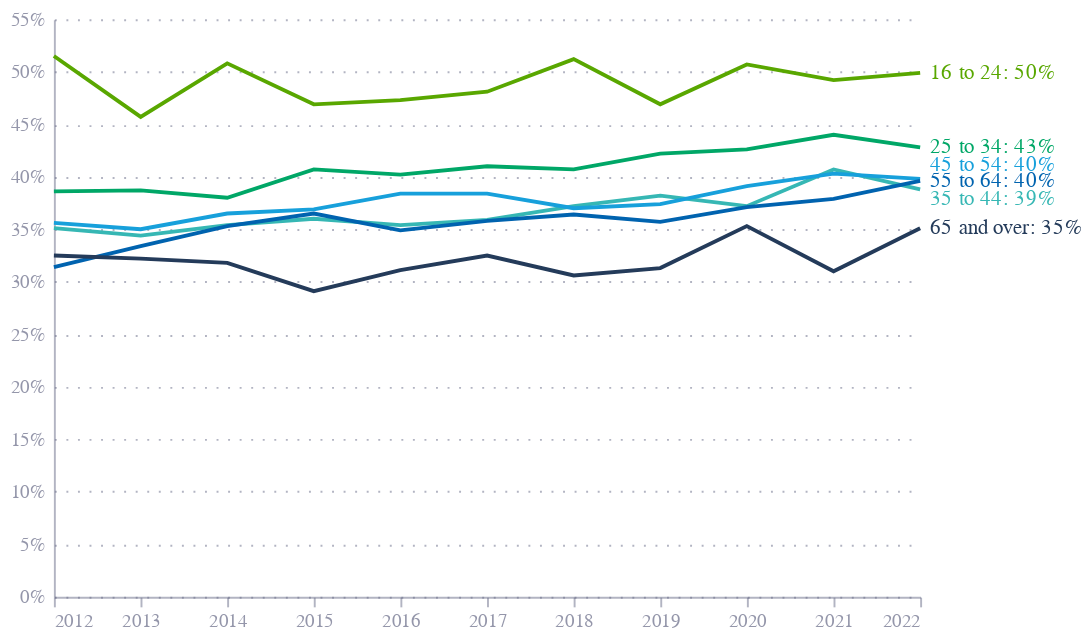

Write notebook code for a chart like this one.
### Markdown cell above
# Fig 2

### Code cell
df = pd.read_excel("e61.xlsx", sheet_name="Figure 2", skiprows=3)
df.columns = ['series'] + [str(x) for x in df.columns[1:]]
df = df.melt(id_vars=["series"], var_name="date", value_name="value")
df = df.dropna(subset=["series", "value"])
df['value'] = df['value']/100


def label(row):
    if row['date'] == "2022":
        return f"{row['series']}: {row['value']:.0%}"
    else:
        return ""


df['label'] = df.apply(label, axis=1)

base = alt.Chart(df).encode(
    x=alt.X("date:T", title=""),
    y=alt.Y("value:Q",
            axis=alt.Axis(format=".0%",
                          title=""),
            scale=alt.Scale(domain=[0, 0.55])
            ),
    color=alt.Color("series:N",
                    legend=None,
                    scale=alt.Scale(
                        domain=['16 to 24', '25 to 34', '35 to 44',
                                '45 to 54', '55 to 64', '65 and over'],
                        range=[
                            "#59a700",
                            "#00A767",
                            "#36B7B4",
                            "hsl(198, 81.00%, 47.50%)",
                            "#0063AF",
                            "#243B5A",
                        ],
                    )

                    ),
)

lines = base.mark_line(point=False)

end_labels = base.mark_text(align='left',
                            dy=alt.expr(
                                "datum.series == '45 to 54' ? -7 : datum.series == '35 to 44' ? 5 : 0"),
                            dx=5).encode(
    text='label',
)

chart = (lines + end_labels).properties(
    width=450,
    height=300
)

chart.save("e61_fig2.json")
chart.save("e61_fig2.png", scale_factor=2.0)

chart

### Figure 1 — Vega-Lite specification as saved in the notebook (floating-point values rounded to 4 significant figures)
{"config": {"font": "Circular Std", "mark": {"line": {"interpolate": "monotone"}}, "view": {"stroke": "transparent", "width": 400, "height": 300}, "range": {"category": ["#36B7B4", "#E6224B", "#F4C245", "#0063AF", "#00A767", "#179FDB", "#EB5C2E"], "diverging": ["#E6224B", "#E54753", "#C9C9C9", "#179FDB", "#122B39"], "heatmap": ["#C9C9C9", "#179FDB", "#0063AF", "#122B39"], "ordinal": ["#00A767", "#36B7B4", "#179FDB", "#0063AF", "#243B5A"]}, "axisX": {"domainColor": "#676A86", "domainOpacity": 0.5, "grid": false, "labelAngle": 0, "labelColor": "#676A86", "labelOpacity": 0.7, "orient": "bottom", "tickColor": "#676A86", "tickCount": 10, "tickOpacity": 0.5, "title": false, "titleAlign": "center", "titleAnchor": "middle", "titleColor": "#676A86", "titleFontSize": 12, "titleOpacity": 0.8, "titleY": -15}, "axisY": {"domainColor": "#676A86", "domainOpacity": 0.5, "gridColor": "#676A86", "gridDash": [1, 5], "gridOpacity": 0.5, "labelColor": "#676A86", "labelOpacity": 0.7, "labelPadding": 5, "tickColor": "#676A86", "tickCount": 8, "tickOpacity": 0.5, "ticks": false, "titleAlign": "left", "titleAngle": 0, "titleBaseline": "bottom", "titleColor": "#676A86", "titleFontSize": 12, "titleOpacity": 0.8, "titleX": 0, "titleY": -7}}, "layer": [{"mark": {"type": "line", "point": false}, "encoding": {"color": {"field": "series", "legend": null, "scale": {"domain": ["16 to 24", "25 to 34", "35 to 44", "45 to 54", "55 to 64", "65 and over"], "range": ["#59a700", "#00A767", "#36B7B4", "hsl(198, 81.00%, 47.50%)", "#0063AF", "#243B5A"]}, "type": "nominal"}, "x": {"field": "date", "title": "", "type": "temporal"}, "y": {"axis": {"format": ".0%", "title": ""}, "field": "value", "scale": {"domain": [0, 0.55]}, "type": "quantitative"}}}, {"mark": {"type": "text", "align": "left", "dx": 5, "dy": {"expr": "datum.series == '45 to 54' ? -7 : datum.series == '35 to 44' ? 5 : 0"}}, "encoding": {"color": {"field": "series", "legend": null, "scale": {"domain": ["16 to 24", "25 to 34", "35 to 44", "45 to 54", "55 to 64", "65 and over"], "range": ["#59a700", "#00A767", "#36B7B4", "hsl(198, 81.00%, 47.50%)", "#0063AF", "#243B5A"]}, "type": "nominal"}, "text": {"field": "label", "type": "nominal"}, "x": {"field": "date", "title": "", "type": "temporal"}, "y": {"axis": {"format": ".0%", "title": ""}, "field": "value", "scale": {"domain": [0, 0.55]}, "type": "quantitative"}}}], "data": {"name": "data-8924805412e1010ea2b4230d00aafa90"}, "height": 300, "width": 450, "$schema": "https://vega.github.io/schema/vega-lite/v5.8.0.json", "datasets": {"data-8924805412e1010ea2b4230d00aafa90": [{"series": "16 to 24", "date": "2012", "value": 0.515, "label": ""}, {"series": "25 to 34", "date": "2012", "value": 0.386, "label": ""}, {"series": "35 to 44", "date": "2012", "value": 0.351, "label": ""}, {"series": "45 to 54", "date": "2012", "value": 0.356, "label": ""}, {"series": "55 to 64", "date": "2012", "value": 0.314, "label": ""}, {"series": "65 and over", "date": "2012", "value": 0.325, "label": ""}, {"series": "16 to 24", "date": "2013", "value": 0.457, "label": ""}, {"series": "25 to 34", "date": "2013", "value": 0.387, "label": ""}, {"series": "35 to 44", "date": "2013", "value": 0.344, "label": ""}, {"series": "45 to 54", "date": "2013", "value": 0.35, "label": ""}, {"series": "55 to 64", "date": "2013", "value": 0.334, "label": ""}, {"series": "65 and over", "date": "2013", "value": 0.322, "label": ""}, {"series": "16 to 24", "date": "2014", "value": 0.508, "label": ""}, {"series": "25 to 34", "date": "2014", "value": 0.38, "label": ""}, {"series": "35 to 44", "date": "2014", "value": 0.354, "label": ""}, {"series": "45 to 54", "date": "2014", "value": 0.365, "label": ""}, {"series": "55 to 64", "date": "2014", "value": 0.353, "label": ""}, {"series": "65 and over", "date": "2014", "value": 0.318, "label": ""}, {"series": "16 to 24", "date": "2015", "value": 0.469, "label": ""}, {"series": "25 to 34", "date": "2015", "value": 0.407, "label": ""}, {"series": "35 to 44", "date": "2015", "value": 0.36, "label": ""}, {"series": "45 to 54", "date": "2015", "value": 0.369, "label": ""}, {"series": "55 to 64", "date": "2015", "value": 0.365, "label": ""}, {"series": "65 and over", "date": "2015", "value": 0.291, "label": ""}, {"series": "16 to 24", "date": "2016", "value": 0.473, "label": ""}, {"series": "25 to 34", "date": "2016", "value": 0.402, "label": ""}, {"series": "35 to 44", "date": "2016", "value": 0.354, "label": ""}, {"series": "45 to 54", "date": "2016", "value": 0.384, "label": ""}, {"series": "55 to 64", "date": "2016", "value": 0.349, "label": ""}, {"series": "65 and over", "date": "2016", "value": 0.311, "label": ""}, {"series": "16 to 24", "date": "2017", "value": 0.481, "label": ""}, {"series": "25 to 34", "date": "2017", "value": 0.41, "label": ""}, {"series": "35 to 44", "date": "2017", "value": 0.359, "label": ""}, {"series": "45 to 54", "date": "2017", "value": 0.384, "label": ""}, {"series": "55 to 64", "date": "2017", "value": 0.358, "label": ""}, {"series": "65 and over", "date": "2017", "value": 0.325, "label": ""}, {"series": "16 to 24", "date": "2018", "value": 0.512, "label": ""}, {"series": "25 to 34", "date": "2018", "value": 0.407, "label": ""}, {"series": "35 to 44", "date": "2018", "value": 0.372, "label": ""}, {"series": "45 to 54", "date": "2018", "value": 0.37, "label": ""}, {"series": "55 to 64", "date": "2018", "value": 0.364, "label": ""}, {"series": "65 and over", "date": "2018", "value": 0.306, "label": ""}, {"series": "16 to 24", "date": "2019", "value": 0.469, "label": ""}, {"series": "25 to 34", "date": "2019", "value": 0.422, "label": ""}, {"series": "35 to 44", "date": "2019", "value": 0.382, "label": ""}, {"series": "45 to 54", "date": "2019", "value": 0.374, "label": ""}, {"series": "55 to 64", "date": "2019", "value": 0.357, "label": ""}, {"series": "65 and over", "date": "2019", "value": 0.313, "label": ""}, {"series": "16 to 24", "date": "2020", "value": 0.507, "label": ""}, {"series": "25 to 34", "date": "2020", "value": 0.426, "label": ""}, {"series": "35 to 44", "date": "2020", "value": 0.372, "label": ""}, {"series": "45 to 54", "date": "2020", "value": 0.391, "label": ""}, {"series": "55 to 64", "date": "2020", "value": 0.371, "label": ""}, {"series": "65 and over", "date": "2020", "value": 0.353, "label": ""}, {"series": "16 to 24", "date": "2021", "value": 0.492, "label": ""}, {"series": "25 to 34", "date": "2021", "value": 0.44, "label": ""}, {"series": "35 to 44", "date": "2021", "value": 0.407, "label": ""}, {"series": "45 to 54", "date": "2021", "value": 0.403, "label": ""}, {"series": "55 to 64", "date": "2021", "value": 0.379, "label": ""}, {"series": "65 and over", "date": "2021", "value": 0.31, "label": ""}, {"series": "16 to 24", "date": "2022", "value": 0.499, "label": "16 to 24: 50%"}, {"series": "25 to 34", "date": "2022", "value": 0.428, "label": "25 to 34: 43%"}, {"series": "35 to 44", "date": "2022", "value": 0.388, "label": "35 to 44: 39%"}, {"series": "45 to 54", "date": "2022", "value": 0.398, "label": "45 to 54: 40%"}, {"series": "55 to 64", "date": "2022", "value": 0.396, "label": "55 to 64: 40%"}, {"series": "65 and over", "date": "2022", "value": 0.351, "label": "65 and over: 35%"}]}}
